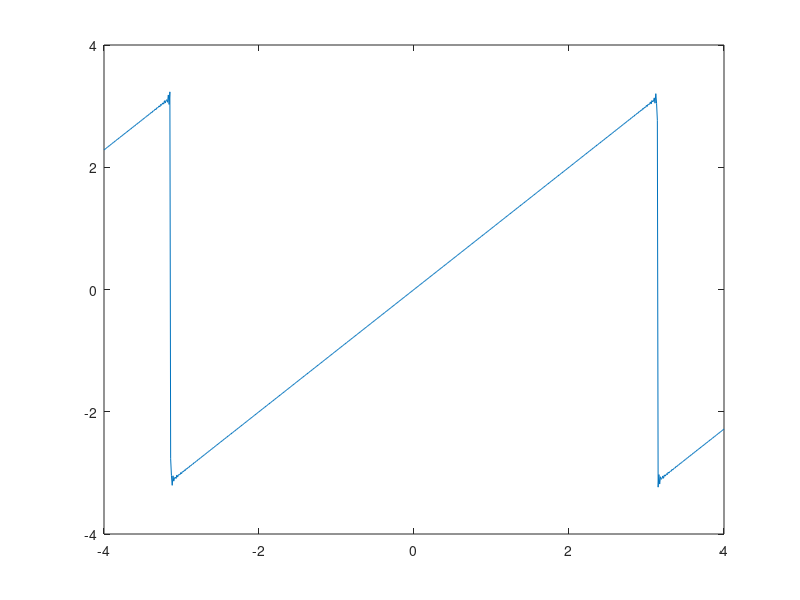

Recreate this plot in MATLAB.

#Para 1 termino
x= -4:0.01:4;
fs=zeros(size(x));
for k=1:1000
  fs=fs+2/k*(-1)^(k+1)*(sin(x*k));
end;
fs;
plot(x,fs)


#Para 5 termminos
x= -4:0.01:4;
fs=zeros(size(x));
for k=1:5
  fs=fs+2/k*(-1)^(k+1)*(sin(x*k));
end;
fs;
plot(x,fs)


#Para 20 termminos
x= -4:0.01:4;
fs=zeros(size(x));
for k=1:20
  fs=fs+2/k*(-1)^(k+1)*(sin(x*k));
end;
fs;
plot(x,fs)


#Para 100 termminos
x= -4:0.01:4;
fs=zeros(size(x));
for k=1:100
  fs=fs+2/k*(-1)^(k+1)*(sin(x*k));
end;
fs;
plot(x,fs)


#Para 1000 termminos
x= -4:0.01:4;
fs=zeros(size(x));
for k=1:1000
  fs=fs+2/k*(-1)^(k+1)*(sin(x*k));
end;
fs;
plot(x,fs)
